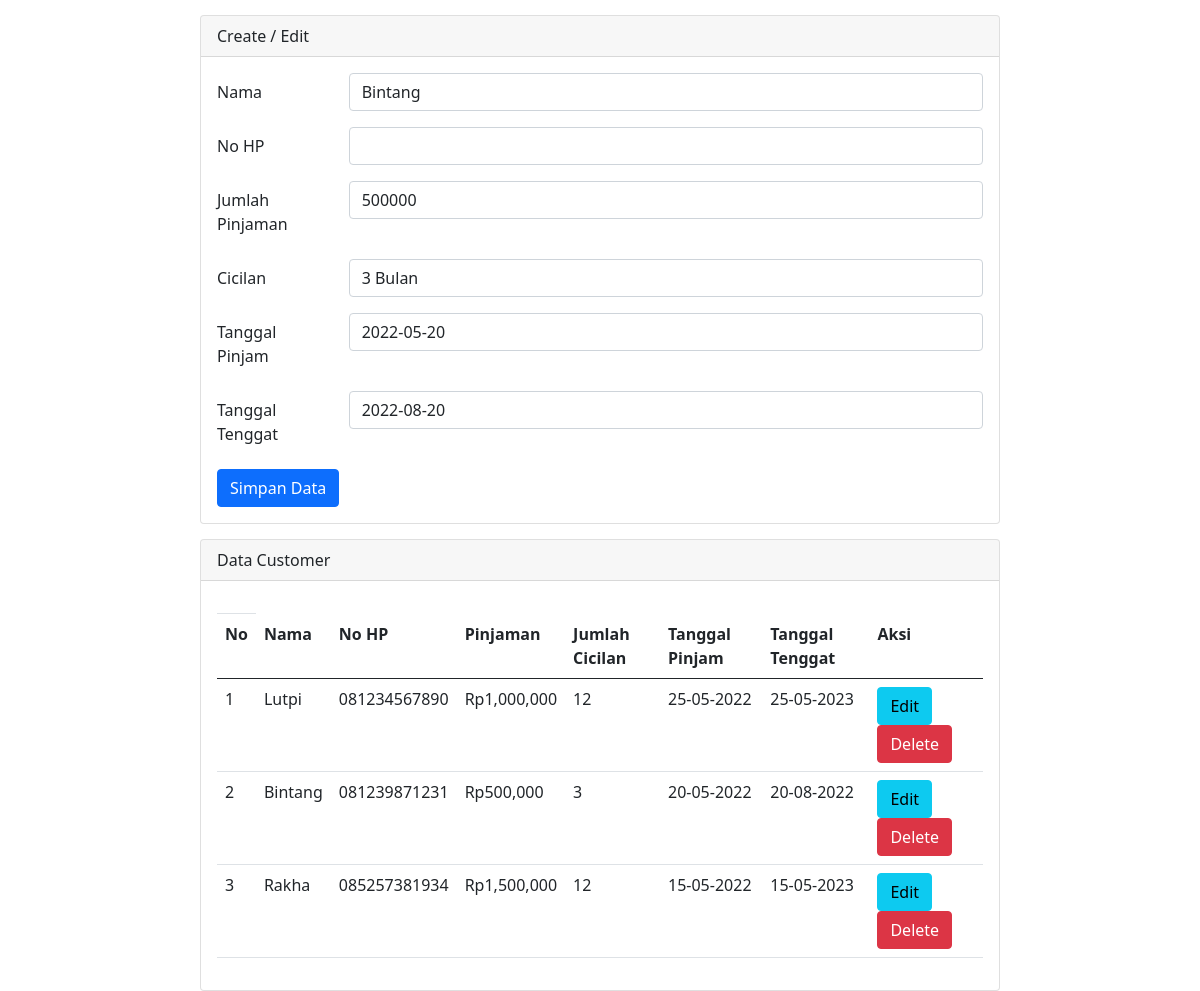
The app's page /form-daftar.php?op=edit&id_transaksi=2 with its own data.
### tables this page shows
CREATE TABLE `transaksi` (
  `id_transaksi` int(11) NOT NULL,
  `id` int(11) DEFAULT NULL,
  `id_cicilan` int(11) DEFAULT NULL
);

CREATE TABLE `customer` (
  `id` int(11) NOT NULL,
  `nama_cust` varchar(30) DEFAULT NULL,
  `no_hp` varchar(13) DEFAULT NULL
);

CREATE TABLE `cicilan` (
  `id_cicilan` int(11) NOT NULL,
  `jml_pinjaman` int(11) DEFAULT NULL,
  `jml_cicilan` int(11) DEFAULT NULL,
  `tgl_pinjam` date DEFAULT NULL,
  `tgl_tenggat` date DEFAULT NULL,
  `id` int(11) DEFAULT NULL
);

### form-daftar.php (the view, shortened to what this page needs)
<?php
$nama       = "";
$nohp       = "";
$pinjaman   = "";
$cicilan    = "";
$pinjam     = "";
$tenggat    = "";
if (isset($_GET['op'])) {
    $op = $_GET['op'];
} else {
    $op = "";
}
if ($op == 'edit') {
    $id = $_GET['id_transaksi'];
    $sql1 = "SELECT
    transaksi.id_transaksi ,
    transaksi.id,
    transaksi.id_cicilan,
    customer.id,
    customer.nama_cust AS nama,
    customer.no_hp,
    cicilan.id_cicilan,
    cicilan.jml_pinjaman,
    cicilan.jml_cicilan,
    cicilan.tgl_pinjam,
    cicilan.tgl_tenggat
    from transaksi
    INNER JOIN customer ON transaksi.id=customer.id
    INNER JOIN cicilan ON transaksi.id_cicilan=cicilan.id_cicilan
    WHERE id_transaksi = '$id'
    ";
    $q1 = mysqli_query($koneksi, $sql1);
    $r1 = mysqli_fetch_array($q1);
    $nama       = $r1['nama'];
    $nohp       = $r1['no_hp'];
    $pinjaman   = $r1['jml_pinjaman'];
    $cicilan    = $r1['jml_cicilan'];
    $pinjam     = $r1['tgl_pinjam'];
    $tenggat    = $r1['tgl_tenggat'];
    if ($nohp = '') {
        $error = "Data Tidak Ditemukan";
    }
}
?>
<!DOCTYPE html>
<html lang="en">
<head>
    <link href="https://cdn.jsdelivr.net/npm/bootstrap@5.0.2/dist/css/bootstrap.min.css" rel="stylesheet">
</head>
<body style="height: 500px;">
    <div class="mx-auto">
        <div class="card">
            <div class="card-header">
                Create / Edit
            </div>
            <div class="card-body">
                <form action="" method="POST">
                    <div class="mb-3 row">
                        <label for="nama" class="col-sm-2 col-form-label">Nama</label>
                        <div class="col-sm-10">
                            <input type="text" class="form-control" id="nama" name="nama" value="<?php echo $nama ?>">
                        </div>
                    </div>
                    <div class="mb-3 row">
                        <label for="nohp" class="col-sm-2 col-form-label">No HP</label>
                        <div class="col-sm-10">
                            <input type="text" class="form-control" id="nohp" name="nohp" value="<?php echo $nohp ?>">
                        </div>
                    </div>
                    <div class="mb-3 row">
                        <label for="pinjaman" class="col-sm-2 col-form-label">Jumlah Pinjaman</label>
                        <div class="col-sm-10">
                            <input type="text" class="form-control" id="pinjaman" name="pinjaman" value="<?php echo $pinjaman ?>">
                        </div>
                    </div>
                    <div class="mb-3 row">
                        <label for="cicilan" class="col-sm-2 col-form-label">Cicilan</label>
                        <div class="col-sm-10">
                            <select class="form-control" name="cicilan" id="cicilan">
                                <option value="3" <?php if ($cicilan == "3") echo "selected" ?>>3 Bulan</option>
                            </select>
                        </div>
                    </div>
                    <div class="mb-3 row">
                        <label for="pinjam" class="col-sm-2 col-form-label">Tanggal Pinjam</label>
                        <div class="col-sm-10">
                            <input type="text" placeholder="YYYY-MM-DD" class="form-control" id="pinjam" name="pinjam" value="<?php echo $pinjam ?>">
                        </div>
                    </div>
                    <div class="mb-3 row">
                        <label for="tenggat" class="col-sm-2 col-form-label">Tanggal Tenggat</label>
                        <div class="col-sm-10">
                            <input type="text" placeholder="YYYY-MM-DD" class="form-control" id="tenggat" name="tenggat" value="<?php echo $tenggat ?>">
                        </div>
                    </div>
                    <div class="col-12">
                        <input type="submit" name="simpan" value="Simpan Data" class="btn btn-primary">
                    </div>
                </form>
            </div>
        </div>
        <div class="card">
            <div class="card-header">
                Data Customer
            </div>
            <div class="card-body">
                <table class="table">
                    <th>
                        <tr>
                            <th scope="col">No</th>
                            <th scope="col">Nama</th>
                            <th scope="col">No HP</th>
                            <th scope="col">Pinjaman</th>
                            <th scope="col">Jumlah Cicilan</th>
                            <th scope="col">Tanggal Pinjam</th>
                            <th scope="col">Tanggal Tenggat</th>
                            <th scope="col">Aksi</th>
                        </tr>
                        <tbody>
                            <?php
                            $sql1 = "SELECT
                                transaksi.id_transaksi ,
                                transaksi.id,
                                transaksi.id_cicilan,
                                customer.id,
                                customer.nama_cust AS nama,
                                customer.no_hp,
                                cicilan.id_cicilan,
                                cicilan.jml_pinjaman,
                                cicilan.jml_cicilan,
                                cicilan.tgl_pinjam,
                                cicilan.tgl_tenggat
                                from transaksi
                                INNER JOIN customer ON transaksi.id=customer.id
                                INNER JOIN cicilan ON transaksi.id_cicilan=cicilan.id_cicilan
                                ";
                            $q5 = mysqli_query($koneksi, $sql1);
                            while ($r2 = mysqli_fetch_array($q5, MYSQLI_ASSOC)) {
                                $id = $r2['id_transaksi'];
                            ?>
                                <tr>
                                    <td scope="row"><?php echo $r2['id_transaksi']; ?></td>
                                    <td scope="row"><?php echo $r2['nama']; ?></td>
                                    <td scope="row"><?php echo $r2['no_hp']; ?></td>
                                    <td scope="row"><?php echo 'Rp', number_format($r2['jml_pinjaman']); ?></td>
                                    <td scope="row"><?php echo $r2['jml_cicilan']; ?></td>
                                    <td scope="row"><?php echo date('d-m-Y', strtotime($r2['tgl_pinjam'])); ?></td>
                                    <td scope="row"><?php echo date('d-m-Y', strtotime($r2['tgl_tenggat'])); ?></td>
                                    <td scope="row">
                                        <a href="form-daftar.php?op=edit&id_transaksi=<?php echo $id ?>">
                                            <button type="button" class="btn btn-info">Edit</button>
                                        </a>
                                        <a href="form-daftar.php?op=delete&id_transaksi=<?php echo $id ?>" onclick="return confirm('Delete Data?')">
                                            <button type="button" class="btn btn-danger">Delete</button>
                                        </a>
                                    </td>
                                </tr>
                            <?php
                            }
                            ?>
                        </tbody>
                    </th>
                </table>
            </div>
        </div>
    </div>
</body>
</html>

### form-daftar.php (style rules this page uses)
.mx-auto { width: 800px; }
.card { margin-top: 15px; }

### records on screen
transaksi: nama "Bintang", pinjaman "500000", pinjam "2022-05-20", tenggat "2022-08-20", id_transaksi "2", id.nama_cust "Bintang", id.no_hp "081239871231", id_cicilan.jml_pinjaman "500,000", id_cicilan.jml_cicilan "3", id_cicilan.tgl_pinjam "20-05-2022", id_cicilan.tgl_tenggat "20-08-2022"
cicilan: cicilan "3 Bulan"
transaksi: id_transaksi "1", id.nama_cust "Lutpi", id.no_hp "081234567890", id_cicilan.jml_pinjaman "1,000,000", id_cicilan.jml_cicilan "12", id_cicilan.tgl_pinjam "25-05-2022", id_cicilan.tgl_tenggat "25-05-2023"
transaksi: id_transaksi "3", id.nama_cust "Rakha", id.no_hp "085257381934", id_cicilan.jml_pinjaman "1,500,000", id_cicilan.jml_cicilan "12", id_cicilan.tgl_pinjam "15-05-2022", id_cicilan.tgl_tenggat "15-05-2023"
